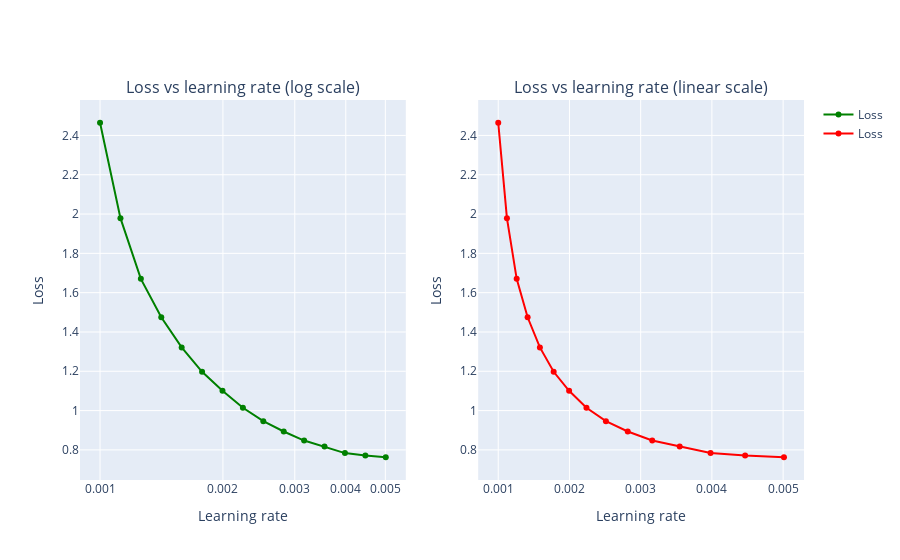

The notebook cell this image was saved under:
### Code cell
def create_trace(x,y,ylabel,color):
        trace = go.Scatter(
            x = x,y = y,
            name=ylabel,
            marker=dict(color=color),
            mode = "markers+lines",
            text=x
        )
        return trace
    
def plot_lr_and_loss(history, lrs):
    loss = history.history['loss']
    # Define the traces
    trace_lr_log = create_trace(lrs,loss,"Loss", "Green")
    trace_lr_lin = create_trace(lrs,loss,"Loss", "Red")
    fig = plotly.subplots.make_subplots(rows=1,cols=2, subplot_titles=('Loss vs learning rate (log scale)',
                                                             'Loss vs learning rate (linear scale)'))
    # Add traces to the figure
    fig.append_trace(trace_lr_log,1,1)
    fig.append_trace(trace_lr_lin,1,2)
    #set the layout for the figure
    fig['layout']['xaxis'].update(title = 'Learning rate', type="log")
    fig['layout']['yaxis'].update(title = 'Loss')
    fig['layout']['xaxis2'].update(title = 'Learning rate', type="linear")
    fig['layout']['yaxis2'].update(title = 'Loss')
    # Plot as svg
    iplot(fig, filename='accuracy-loss')
    fig.show("svg") # Remove this line to display the interactive chart only
    
lrs = 1e-3 * (10**(np.arange(15)/20))
plot_lr_and_loss(history, lrs)

### Figure 1 — Plotly figure (JSON) as saved in the notebook; plotly's stock layout.template omitted (floating-point values rounded to 4 significant figures)
{"data": [{"marker": {"color": "Green"}, "mode": "markers+lines", "name": "Loss", "text": [0.001, 0.001122, 0.001259, 0.001413, 0.001585, 0.001778, 0.001995, 0.002239, 0.002512, 0.002818, 0.003162, 0.003548, 0.003981, 0.004467, 0.005012], "type": "scatter", "x": [0.001, 0.001122, 0.001259, 0.001413, 0.001585, 0.001778, 0.001995, 0.002239, 0.002512, 0.002818, 0.003162, 0.003548, 0.003981, 0.004467, 0.005012], "xaxis": "x", "y": [2.465, 1.979, 1.67, 1.475, 1.321, 1.198, 1.101, 1.014, 0.9461, 0.8937, 0.8475, 0.8172, 0.7837, 0.7714, 0.7626], "yaxis": "y"}, {"marker": {"color": "Red"}, "mode": "markers+lines", "name": "Loss", "text": [0.001, 0.001122, 0.001259, 0.001413, 0.001585, 0.001778, 0.001995, 0.002239, 0.002512, 0.002818, 0.003162, 0.003548, 0.003981, 0.004467, 0.005012], "type": "scatter", "x": [0.001, 0.001122, 0.001259, 0.001413, 0.001585, 0.001778, 0.001995, 0.002239, 0.002512, 0.002818, 0.003162, 0.003548, 0.003981, 0.004467, 0.005012], "xaxis": "x2", "y": [2.465, 1.979, 1.67, 1.475, 1.321, 1.198, 1.101, 1.014, 0.9461, 0.8937, 0.8475, 0.8172, 0.7837, 0.7714, 0.7626], "yaxis": "y2"}], "layout": {"annotations": [{"font": {"size": 16}, "showarrow": false, "text": "Loss vs learning rate (log scale)", "x": 0.225, "xanchor": "center", "xref": "paper", "y": 1, "yanchor": "bottom", "yref": "paper"}, {"font": {"size": 16}, "showarrow": false, "text": "Loss vs learning rate (linear scale)", "x": 0.775, "xanchor": "center", "xref": "paper", "y": 1, "yanchor": "bottom", "yref": "paper"}], "xaxis": {"anchor": "y", "domain": [0, 0.45], "title": {"text": "Learning rate"}, "type": "log"}, "xaxis2": {"anchor": "y2", "domain": [0.55, 1], "title": {"text": "Learning rate"}, "type": "linear"}, "yaxis": {"anchor": "x", "domain": [0, 1], "title": {"text": "Loss"}}, "yaxis2": {"anchor": "x2", "domain": [0, 1], "title": {"text": "Loss"}}}}
